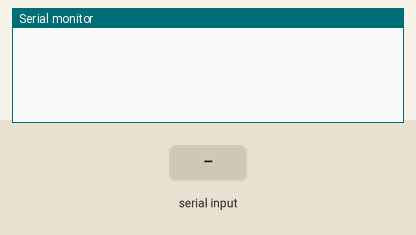
This sketch was run on a simulated Arduino Uno, built with avr-gcc and run on an emulated ATmega328P. Shown: the last lines printed to the serial monitor. Inputs (shaded band) come from the test bench.

Above: at 1.2 s.
1.3 s: "l" received over Serial
At 2.5 s:
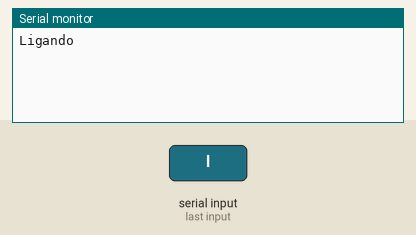
2.8 s: "d" received over Serial
At 3.6 s:
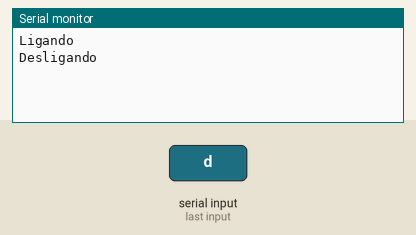

Measured:
- after the input at 1.3 s, the serial monitor: prints a new line after 0.07 s (image 1)
- after the input at 2.8 s, the serial monitor: prints a new line after 0.07 s (image 2)

The sketch:

ar_condicionado_fujitsu.ino
```cpp
#include <IRremote.h>

IRsend irsend;

void setup()
{
  Serial.begin(9600);
}

void loop() {
  if(Serial.available() > 0){ //verifica se existe comunicação com a porta serial
    switch (Serial.read()) {
          case 'l':{
          irsend.sendPanasonic(0x28C6, 0x8087F);
          Serial.println("Ligando");
          delay(100);
          break;
          }
          case 'd':{
          irsend.sendPanasonic(0x28C6, 0x80840);
          Serial.println("Desligando");
          delay(100);
          break;
          }
    }
  }

}
```
